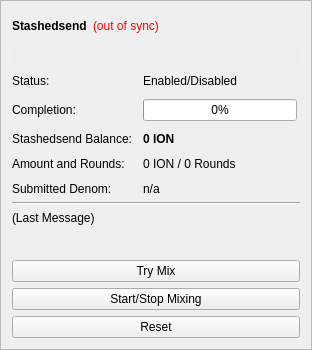
        <widget class="QFrame" name="frameStashedsend">
         <property name="sizePolicy">
          <sizepolicy hsizetype="Expanding" vsizetype="Expanding">
           <horstretch>0</horstretch>
           <verstretch>0</verstretch>
          </sizepolicy>
         </property>
         <property name="minimumSize">
          <size>
           <width>0</width>
           <height>350</height>
          </size>
         </property>
         <property name="layoutDirection">
          <enum>Qt::LeftToRight</enum>
         </property>
         <property name="frameShape">
          <enum>QFrame::StyledPanel</enum>
         </property>
         <property name="frameShadow">
          <enum>QFrame::Raised</enum>
         </property>
         <layout class="QVBoxLayout" name="verticalLayout_5">
          <item>
           <layout class="QHBoxLayout" name="horizontalLayout_5">
            <item>
             <widget class="QLabel" name="label_2">
              <property name="font">
               <font>
                <weight>75</weight>
                <bold>true</bold>
               </font>
              </property>
              <property name="text">
               <string>Stashedsend</string>
              </property>
             </widget>
            </item>
            <item>
             <widget class="QLabel" name="labelStashedsendSyncStatus">
              <property name="toolTip">
               <string>The displayed information may be out of date. Your wallet automatically synchronizes with the Ion network after a connection is established, but this process has not completed yet.</string>
              </property>
              <property name="styleSheet">
               <string notr="true">QLabel { color: red; }</string>
              </property>
              <property name="text">
               <string notr="true">(out of sync)</string>
              </property>
              <property name="alignment">
               <set>Qt::AlignLeading|Qt::AlignLeft|Qt::AlignVCenter</set>
              </property>
             </widget>
            </item>
            <item>
             <spacer name="horizontalSpacer_4">
              <property name="orientation">
               <enum>Qt::Horizontal</enum>
              </property>
              <property name="sizeHint" stdset="0">
               <size>
                <width>40</width>
                <height>20</height>
               </size>
              </property>
             </spacer>
            </item>
           </layout>
          </item>
          <item>
           <widget class="QPushButton" name="runAutoDenom">
            <property name="palette">
             <palette>
              <active>
               <colorrole role="WindowText">
                <brush brushstyle="SolidPattern">
                 <color alpha="255">
                  <red>0</red>
                  <green>0</green>
                  <blue>0</blue>
                 </color>
                </brush>
               </colorrole>
               <colorrole role="Button">
                <brush brushstyle="SolidPattern">
                 <color alpha="255">
                  <red>239</red>
                  <green>238</green>
                  <blue>238</blue>
                 </color>
                </brush>
               </colorrole>
               <colorrole role="Light">
                <brush brushstyle="SolidPattern">
                 <color alpha="255">
                  <red>255</red>
                  <green>255</green>
                  <blue>255</blue>
                 </color>
                </brush>
               </colorrole>
               <colorrole role="Midlight">
                <brush brushstyle="SolidPattern">
                 <color alpha="255">
                  <red>247</red>
                  <green>246</green>
                  <blue>246</blue>
                 </color>
                </brush>
               </colorrole>
               <colorrole role="Dark">
                <brush brushstyle="SolidPattern">
                 <color alpha="255">
                  <red>119</red>
                  <green>119</green>
                  <blue>119</blue>
                 </color>
                </brush>
               </colorrole>
               <colorrole role="Mid">
                <brush brushstyle="SolidPattern">
                 <color alpha="255">
                  <red>159</red>
                  <green>159</green>
                  <blue>159</blue>
                 </color>
                </brush>
               </colorrole>
               <colorrole role="Text">
                <brush brushstyle="SolidPattern">
                 <color alpha="255">
                  <red>0</red>
                  <green>0</green>
                  <blue>0</blue>
                 </color>
                </brush>
               </colorrole>
               <colorrole role="BrightText">
                <brush brushstyle="SolidPattern">
                 <color alpha="255">
                  <red>255</red>
                  <green>255</green>
                  <blue>255</blue>
                 </color>
                </brush>
               </colorrole>
               <colorrole role="ButtonText">
                <brush brushstyle="SolidPattern">
                 <color alpha="255">
                  <red>0</red>
                  <green>0</green>
                  <blue>0</blue>
                 </color>
                </brush>
               </colorrole>
               <colorrole role="Base">
                <brush brushstyle="SolidPattern">
                 <color alpha="255">
                  <red>255</red>
                  <green>255</green>
                  <blue>255</blue>
                 </color>
                </brush>
               </colorrole>
               <colorrole role="Window">
                <brush brushstyle="SolidPattern">
                 <color alpha="255">
                  <red>239</red>
                  <green>238</green>
                  <blue>238</blue>
                 </color>
                </brush>
               </colorrole>
               <colorrole role="Shadow">
                <brush brushstyle="SolidPattern">
                 <color alpha="255">
                  <red>0</red>
                  <green>0</green>
                  <blue>0</blue>
                 </color>
                </brush>
               </colorrole>
               <colorrole role="AlternateBase">
                <brush brushstyle="SolidPattern">
                 <color alpha="255">
                  <red>247</red>
                  <green>246</green>
                  <blue>246</blue>
                 </color>
                </brush>
               </colorrole>
               <colorrole role="ToolTipBase">
                <brush brushstyle="SolidPattern">
                 <color alpha="255">
                  <red>255</red>
                  <green>255</green>
                  <blue>220</blue>
                 </color>
                </brush>
               </colorrole>
               <colorrole role="ToolTipText">
                <brush brushstyle="SolidPattern">
                 <color alpha="255">
                  <red>0</red>
                  <green>0</green>
                  <blue>0</blue>
                 </color>
                </brush>
               </colorrole>
              </active>
              <inactive>
               <colorrole role="WindowText">
                <brush brushstyle="SolidPattern">
                 <color alpha="255">
                  <red>0</red>
                  <green>0</green>
                  <blue>0</blue>
                 </color>
                </brush>
               </colorrole>
               <colorrole role="Button">
                <brush brushstyle="SolidPattern">
                 <color alpha="255">
                  <red>239</red>
                  <green>238</green>
                  <blue>238</blue>
                 </color>
                </brush>
               </colorrole>
               <colorrole role="Light">
                <brush brushstyle="SolidPattern">
                 <color alpha="255">
                  <red>255</red>
                  <green>255</green>
                  <blue>255</blue>
                 </color>
                </brush>
               </colorrole>
               <colorrole role="Midlight">
                <brush brushstyle="SolidPattern">
                 <color alpha="255">
                  <red>247</red>
                  <green>246</green>
                  <blue>246</blue>
                 </color>
                </brush>
               </colorrole>
               <colorrole role="Dark">
                <brush brushstyle="SolidPattern">
                 <color alpha="255">
                  <red>119</red>
                  <green>119</green>
                  <blue>119</blue>
                 </color>
                </brush>
               </colorrole>
               <colorrole role="Mid">
                <brush brushstyle="SolidPattern">
                 <color alpha="255">
                  <red>159</red>
                  <green>159</green>
                  <blue>159</blue>
                 </color>
                </brush>
               </colorrole>
               <colorrole role="Text">
                <brush brushstyle="SolidPattern">
                 <color alpha="255">
                  <red>0</red>
                  <green>0</green>
                  <blue>0</blue>
                 </color>
                </brush>
               </colorrole>
               <colorrole role="BrightText">
                <brush brushstyle="SolidPattern">
                 <color alpha="255">
                  <red>255</red>
                  <green>255</green>
                  <blue>255</blue>
                 </color>
                </brush>
               </colorrole>
               <colorrole role="ButtonText">
                <brush brushstyle="SolidPattern">
                 <color alpha="255">
                  <red>0</red>
                  <green>0</green>
                  <blue>0</blue>
                 </color>
                </brush>
               </colorrole>
               <colorrole role="Base">
                <brush brushstyle="SolidPattern">
                 <color alpha="255">
                  <red>255</red>
                  <green>255</green>
                  <blue>255</blue>
                 </color>
                </brush>
               </colorrole>
               <colorrole role="Window">
                <brush brushstyle="SolidPattern">
                 <color alpha="255">
                  <red>239</red>
                  <green>238</green>
                  <blue>238</blue>
                 </color>
                </brush>
               </colorrole>
               <colorrole role="Shadow">
                <brush brushstyle="SolidPattern">
                 <color alpha="255">
                  <red>0</red>
                  <green>0</green>
                  <blue>0</blue>
                 </color>
                </brush>
               </colorrole>
               <colorrole role="AlternateBase">
                <brush brushstyle="SolidPattern">
                 <color alpha="255">
                  <red>247</red>
                  <green>246</green>
                  <blue>246</blue>
                 </color>
                </brush>
               </colorrole>
               <colorrole role="ToolTipBase">
                <brush brushstyle="SolidPattern">
                 <color alpha="255">
                  <red>255</red>
                  <green>255</green>
                  <blue>220</blue>
                 </color>
                </brush>
               </colorrole>
               <colorrole role="ToolTipText">
                <brush brushstyle="SolidPattern">
                 <color alpha="255">
                  <red>0</red>
                  <green>0</green>
                  <blue>0</blue>
                 </color>
                </brush>
               </colorrole>
              </inactive>
              <disabled>
               <colorrole role="WindowText">
                <brush brushstyle="SolidPattern">
                 <color alpha="255">
                  <red>119</red>
                  <green>119</green>
                  <blue>119</blue>
                 </color>
                </brush>
               </colorrole>
               <colorrole role="Button">
                <brush brushstyle="SolidPattern">
                 <color alpha="255">
                  <red>239</red>
                  <green>238</green>
                  <blue>238</blue>
                 </color>
                </brush>
               </colorrole>
               <colorrole role="Light">
                <brush brushstyle="SolidPattern">
                 <color alpha="255">
                  <red>255</red>
                  <green>255</green>
                  <blue>255</blue>
                 </color>
                </brush>
               </colorrole>
               <colorrole role="Midlight">
                <brush brushstyle="SolidPattern">
                 <color alpha="255">
                  <red>247</red>
                  <green>246</green>
                  <blue>246</blue>
                 </color>
                </brush>
               </colorrole>
               <colorrole role="Dark">
                <brush brushstyle="SolidPattern">
                 <color alpha="255">
                  <red>119</red>
                  <green>119</green>
                  <blue>119</blue>
                 </color>
                </brush>
               </colorrole>
               <colorrole role="Mid">
                <brush brushstyle="SolidPattern">
                 <color alpha="255">
                  <red>159</red>
                  <green>159</green>
                  <blue>159</blue>
                 </color>
                </brush>
               </colorrole>
               <colorrole role="Text">
                <brush brushstyle="SolidPattern">
                 <color alpha="255">
                  <red>119</red>
                  <green>119</green>
                  <blue>119</blue>
                 </color>
                </brush>
               </colorrole>
               <colorrole role="BrightText">
                <brush brushstyle="SolidPattern">
                 <color alpha="255">
                  <red>255</red>
                  <green>255</green>
                  <blue>255</blue>
                 </color>
                </brush>
               </colorrole>
               <colorrole role="ButtonText">
                <brush brushstyle="SolidPattern">
                 <color alpha="255">
                  <red>119</red>
                  <green>119</green>
                  <blue>119</blue>
                 </color>
                </brush>
               </colorrole>
               <colorrole role="Base">
                <brush brushstyle="SolidPattern">
                 <color alpha="255">
                  <red>239</red>
                  <green>238</green>
                  <blue>238</blue>
                 </color>
                </brush>
               </colorrole>
               <colorrole role="Window">
                <brush brushstyle="SolidPattern">
                 <color alpha="255">
                  <red>239</red>
                  <green>238</green>
                  <blue>238</blue>
                 </color>
                </brush>
               </colorrole>
               <colorrole role="Shadow">
                <brush brushstyle="SolidPattern">
                 <color alpha="255">
                  <red>0</red>
                  <green>0</green>
                  <blue>0</blue>
                 </color>
                </brush>
               </colorrole>
               <colorrole role="AlternateBase">
                <brush brushstyle="SolidPattern">
                 <color alpha="255">
                  <red>239</red>
                  <green>238</green>
                  <blue>238</blue>
                 </color>
                </brush>
               </colorrole>
               <colorrole role="ToolTipBase">
                <brush brushstyle="SolidPattern">
                 <color alpha="255">
                  <red>255</red>
                  <green>255</green>
                  <blue>220</blue>
                 </color>
                </brush>
               </colorrole>
               <colorrole role="ToolTipText">
                <brush brushstyle="SolidPattern">
                 <color alpha="255">
                  <red>0</red>
                  <green>0</green>
                  <blue>0</blue>
                 </color>
                </brush>
               </colorrole>
              </disabled>
             </palette>
            </property>
            <property name="focusPolicy">
             <enum>Qt::NoFocus</enum>
            </property>
            <property name="autoFillBackground">
             <bool>true</bool>
            </property>
            <property name="text">
             <string/>
            </property>
            <property name="flat">
             <bool>true</bool>
            </property>
           </widget>
          </item>
          <item>
           <layout class="QFormLayout" name="formLayout">
            <property name="fieldGrowthPolicy">
             <enum>QFormLayout::AllNonFixedFieldsGrow</enum>
            </property>
            <property name="horizontalSpacing">
             <number>10</number>
            </property>
            <property name="verticalSpacing">
             <number>11</number>
            </property>
            <item row="0" column="0">
             <widget class="QLabel" name="label_6">
              <property name="text">
               <string>Status:</string>
              </property>
             </widget>
            </item>
            <item row="1" column="0">
             <widget class="QLabel" name="label_7">
              <property name="text">
               <string>Completion:</string>
              </property>
             </widget>
            </item>
            <item row="1" column="1">
             <widget class="QProgressBar" name="stashedsendProgress">
              <property name="maximumSize">
               <size>
                <width>154</width>
                <height>16777215</height>
               </size>
              </property>
              <property name="value">
               <number>0</number>
              </property>
             </widget>
            </item>
            <item row="3" column="0">
             <widget class="QLabel" name="labelAnonymizedText">
              <property name="text">
               <string>Stashedsend Balance:</string>
              </property>
             </widget>
            </item>
            <item row="3" column="1">
             <widget class="QLabel" name="labelAnonymized">
              <property name="font">
               <font>
                <weight>75</weight>
                <bold>true</bold>
               </font>
              </property>
              <property name="text">
               <string notr="true">0 ION</string>
              </property>
             </widget>
            </item>
            <item row="4" column="0">
             <widget class="QLabel" name="label_8">
              <property name="text">
               <string>Amount and Rounds:</string>
              </property>
             </widget>
            </item>
            <item row="4" column="1">
             <widget class="QLabel" name="labelAmountRounds">
              <property name="text">
               <string>0 ION / 0 Rounds</string>
              </property>
             </widget>
            </item>
            <item row="5" column="0">
             <widget class="QLabel" name="label_9">
              <property name="text">
               <string>Submitted Denom:</string>
              </property>
             </widget>
            </item>
            <item row="5" column="1">
             <widget class="QLabel" name="labelSubmittedDenom">
              <property name="toolTip">
               <string>The denominations you submitted to the Masternode.&lt;br&gt;To mix, other users must submit the exact same denominations.</string>
              </property>
              <property name="text">
               <string>n/a</string>
              </property>
             </widget>
            </item>
            <item row="0" column="1">
             <widget class="QLabel" name="stashedsendEnabled">
              <property name="text">
               <string>Enabled/Disabled</string>
              </property>
             </widget>
            </item>
           </layout>
          </item>
          <item>
           <widget class="Line" name="lineLastMessage">
            <property name="orientation">
             <enum>Qt::Horizontal</enum>
            </property>
           </widget>
          </item>
          <item>
           <widget class="QLabel" name="stashedsendStatus">
            <property name="minimumSize">
             <size>
              <width>288</width>
              <height>43</height>
             </size>
            </property>
            <property name="text">
             <string>(Last Message)</string>
            </property>
            <property name="alignment">
             <set>Qt::AlignLeading|Qt::AlignLeft|Qt::AlignTop</set>
            </property>
            <property name="wordWrap">
             <bool>true</bool>
            </property>
           </widget>
          </item>
          <item>
           <widget class="QPushButton" name="stashedsendAuto">
            <property name="sizePolicy">
             <sizepolicy hsizetype="MinimumExpanding" vsizetype="Fixed">
              <horstretch>0</horstretch>
              <verstretch>0</verstretch>
             </sizepolicy>
            </property>
            <property name="toolTip">
             <string>Try to manually submit a Stashedsend request.</string>
            </property>
            <property name="text">
             <string>Try Mix</string>
            </property>
           </widget>
          </item>
          <item>
           <widget class="QPushButton" name="toggleStashedsend">
            <property name="sizePolicy">
             <sizepolicy hsizetype="MinimumExpanding" vsizetype="Fixed">
              <horstretch>0</horstretch>
              <verstretch>0</verstretch>
             </sizepolicy>
            </property>
            <property name="text">
             <string>Start/Stop Mixing</string>
            </property>
           </widget>
          </item>
          <item>
           <widget class="QPushButton" name="stashedsendReset">
            <property name="sizePolicy">
             <sizepolicy hsizetype="MinimumExpanding" vsizetype="Fixed">
              <horstretch>0</horstretch>
              <verstretch>0</verstretch>
             </sizepolicy>
            </property>
            <property name="toolTip">
             <string>Reset the current status of Stashedsend (can interrupt Stashedsend if it's in the process of Mixing, which can cost you money!)</string>
            </property>
            <property name="autoFillBackground">
             <bool>false</bool>
            </property>
            <property name="text">
             <string>Reset</string>
            </property>
           </widget>
          </item>
         </layout>
        </widget>
